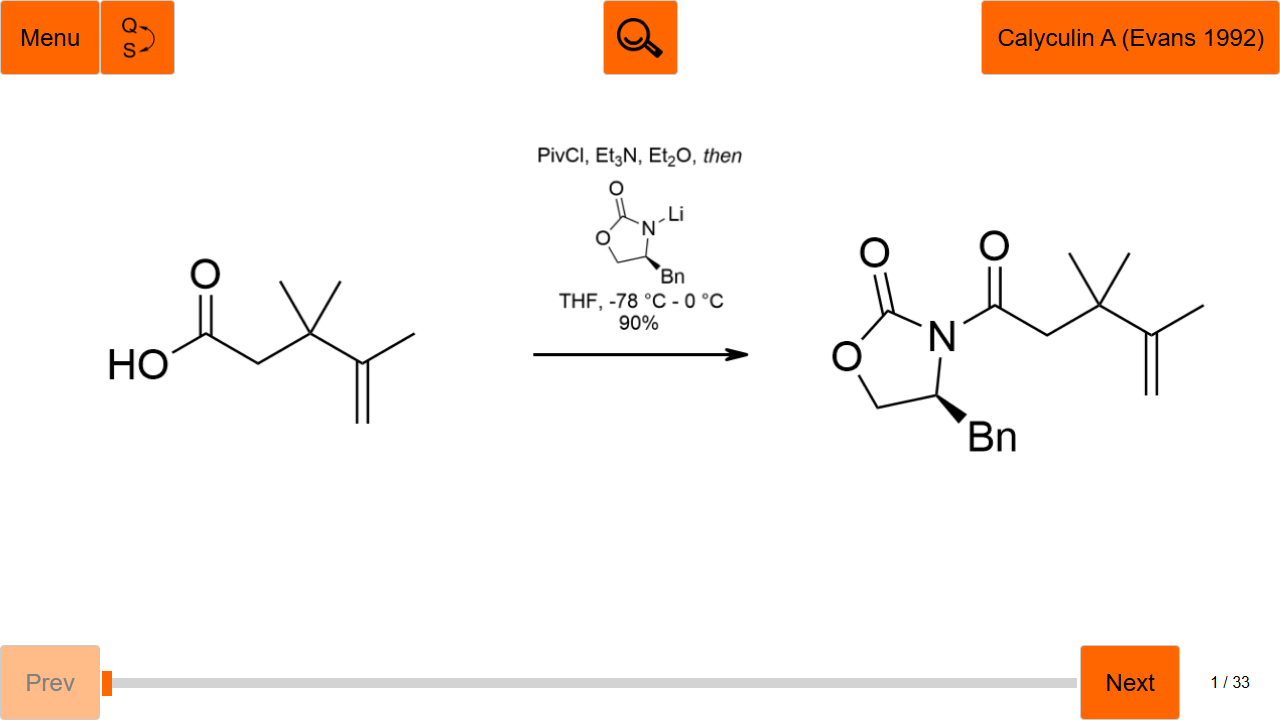
#> input picture example-content/Calyculin A (Evans 1992)/sequence_01.png, 1280 x 720 px
$ python image_splitter.py '../example-content/Calyculin A (Evans 1992)/sequence_01.png' '../example-content/Calyculin A (Evans 1992)/sequence_02.png' '../example-content/Calyculin A (Evans 1992)/sequence_02.png' '../example-content/Calyculin A (Evans 1992)/sequence_02.png'
#> lines starting #> are read from the running program, lines starting #| are printed output that depends on the picture
"""
Image splitter that extracts sections from chemistry reaction screenshots.

1. Removes header and footer (orange UI bars)
2. Splits the content area into Left, Middle, Right along white pixel columns

==============================================================================
CRITICAL RULES - MUST FOLLOW WHEN MODIFYING THIS SCRIPT:
==============================================================================
1. Header and footer detection must ALWAYS be dynamic
2. Scan from top to find where orange header ends
3. Scan from bottom to find where orange footer starts
4. NEVER hardcode pixel positions, heights, or percentages
5. Each image may have different dimensions - detect everything dynamically
6. The only acceptable "constants" are color detection thresholds for orange
==============================================================================
"""

from PIL import Image
import numpy as np
from pathlib import Path
from multiprocessing import Pool
from functools import partial


def is_orange_pixel(pixel) -> bool:
    """Check if a pixel is orange (high R, medium G, low B)."""
    r, g, b = int(pixel[0]), int(pixel[1]), int(pixel[2])
    # Orange has R much higher than B, and G somewhere in between
    return r > 200 and 50 < g < 200 and b < 150


def row_has_orange(row) -> bool:
    """Check if a row has any orange pixels."""
    for pixel in row:
        if is_orange_pixel(pixel):
            return True
    return False


def find_content_bounds(img_array: np.ndarray) -> tuple[int, int]:
    """
    Find the top and bottom bounds of the main content by detecting
    orange UI bars dynamically.

    Scans from top to find where header ends.
    Scans from bottom to find where footer starts.

    Returns (top_y, bottom_y) coordinates.
    """
    height = img_array.shape[0]

    # Find header bottom: scan from top until we pass through orange area
    top_y = 0
    in_header = False
    for y in range(height):
        row = img_array[y]
        if row_has_orange(row):
            in_header = True
            top_y = y + 1  # 1 pixel below this orange row
        elif in_header:
            # We were in header and now hit non-orange, header is done
            break

    # Find footer top: scan from bottom up until we pass through orange area
    bottom_y = height
    in_footer = False
    for y in range(height - 1, -1, -1):
        row = img_array[y]
        if row_has_orange(row):
            in_footer = True
        elif in_footer:
            # We passed through orange footer and hit content area
            bottom_y = y + 1  # Cut 1 pixel above the footer
            break

    return top_y, bottom_y


def is_column_completely_white(img_array: np.ndarray, x: int, threshold: int = 250) -> bool:
    """Check if a column is COMPLETELY white (all pixels white)."""
    col = img_array[:, x]
    return np.all(col > threshold)


def find_white_column_splits(img_array: np.ndarray, threshold: int = 250) -> list[int]:
    """
    Find vertical split points by scanning from center outward.

    Starts at the center pixel and scans:
    - LEFT until finding first completely white column
    - RIGHT until finding first completely white column

    Returns [left_split, right_split] x-coordinates.
    """
    height, width = img_array.shape[:2]
    center = width // 2

    # Scan LEFT from center to find first completely white column
    left_split = None
    for x in range(center, -1, -1):
        if is_column_completely_white(img_array, x, threshold):
            left_split = x
            break

    # Scan RIGHT from center to find first completely white column
    right_split = None
    for x in range(center, width):
        if is_column_completely_white(img_array, x, threshold):
            right_split = x
            break

    # Handle cases where no white column was found
    if left_split is None:
        left_split = width // 3
    if right_split is None:
        right_split = 2 * width // 3

    return [left_split, right_split]


def split_image(image_path: str, output_dir: str = None, verbose: bool = True) -> dict[str, Image.Image]:
    """
    Split an image into Left, Middle, Right sections.

    1. Remove header/footer (orange UI bars)
    2. Split the content area into 3 parts along white vertical lines

    Args:
        image_path: Path to the input image
        output_dir: Optional directory to save the output images
        verbose: Print progress messages

    Returns:
        Dictionary with 'left', 'middle', 'right' keys and PIL Image values
    """
#> called with verbose = True
    img = Image.open(image_path).convert('RGB')
#> img is the input picture: PIL image 1280x720 RGB; mean R, G, B 250.9, 243, 237.8
    img_array = np.array(img)

    height, width = img_array.shape[:2]
#> height = 720; width = 1280

    # Step 1: Find content bounds (remove header/footer)
    top_y, bottom_y = find_content_bounds(img_array)

    # Step 2: Extract content area (full height between header and footer)
    content = img_array[top_y:bottom_y, :]
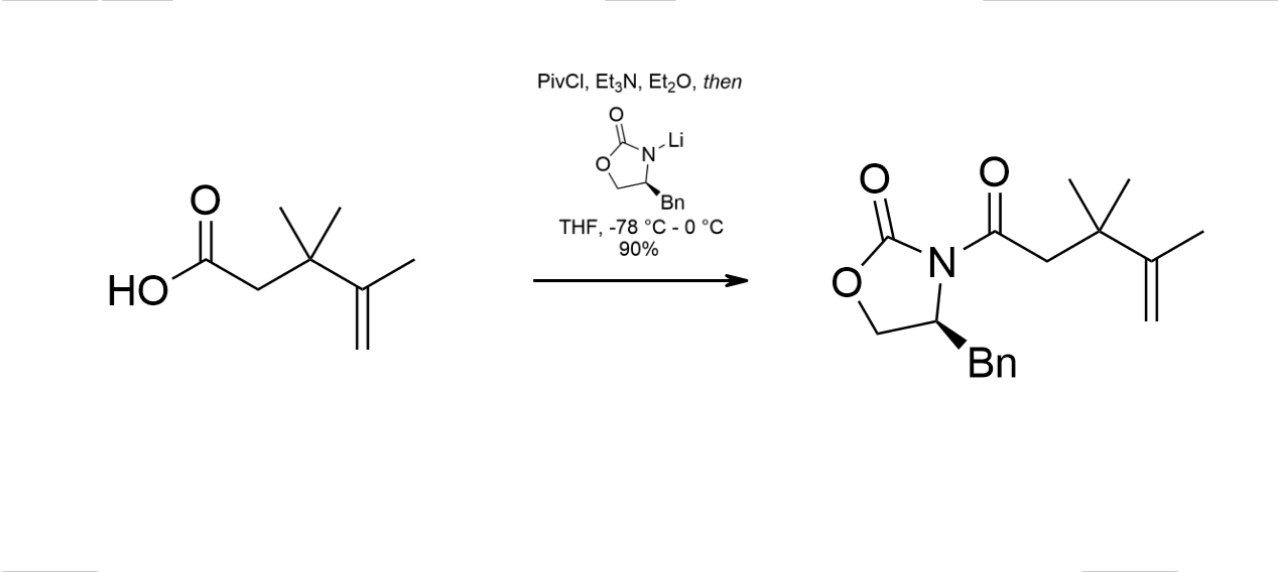
#> content: shape (572, 1280, 3); mean R, G, B 251.5, 251.5, 251.5

    # Step 3: Find white column splits in the content area
    splits = find_white_column_splits(content)

    if verbose:
        print(f"Content bounds: top={top_y}, bottom={bottom_y}")
#| Content bounds: top=74, bottom=646
        print(f"Content area: y={top_y} to {bottom_y}")
#| Content area: y=74 to 646
        print(f"Split points: x={splits}")
#| Split points: x=[532, 749]

    # Step 4: Cut into Left, Middle, Right
    results = {}

    left_img = img.crop((0, top_y, splits[0], bottom_y))
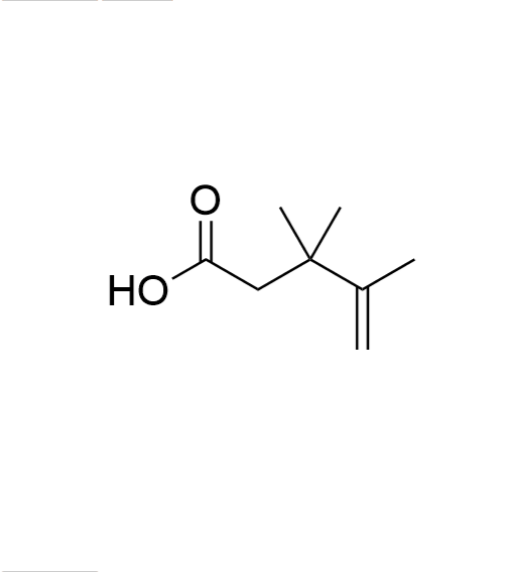
#> left_img: PIL image 532x572 RGB; mean R, G, B 252.9, 252.9, 252.9
    middle_img = img.crop((splits[0], top_y, splits[1], bottom_y))
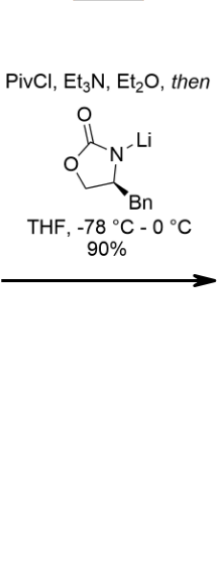
#> middle_img: PIL image 217x572 RGB; mean R, G, B 248.8, 248.8, 248.8
    right_img = img.crop((splits[1], top_y, width, bottom_y))
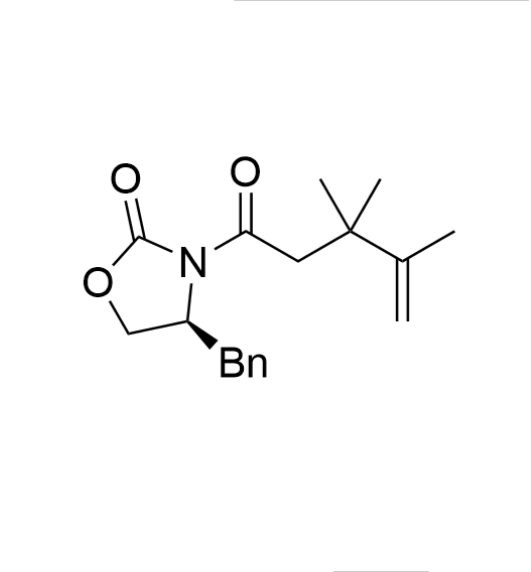
#> right_img: PIL image 531x572 RGB; mean R, G, B 251.2, 251.2, 251.2

    results['left'] = left_img
    results['middle'] = middle_img
    results['right'] = right_img

    # Save if output directory specified
    if output_dir:
        out_path = Path(output_dir)
        out_path.mkdir(parents=True, exist_ok=True)

        stem = Path(image_path).stem
        left_img.save(out_path / f"{stem}_left.png")
        middle_img.save(out_path / f"{stem}_middle.png")
        right_img.save(out_path / f"{stem}_right.png")
        if verbose:
            print(f"Saved to {out_path}")

    return results


# [48 lines left out: functions _process_single_image, process_batch, process_batch_parallel, not called in this run]


if __name__ == "__main__":
    import sys

    if len(sys.argv) < 2:
        print("Usage: python image_splitter.py <image_path> [output_dir]")
        print("       python image_splitter.py --batch <input_dir> <output_dir> [pattern]")
        sys.exit(1)

    if sys.argv[1] == "--batch":
        if len(sys.argv) < 4:
            print("Batch mode requires input_dir and output_dir")
            sys.exit(1)
        pattern = sys.argv[4] if len(sys.argv) > 4 else "*.png"
        process_batch(sys.argv[2], sys.argv[3], pattern)
    else:
        output_dir = sys.argv[2] if len(sys.argv) > 2 else "./output"
        split_image(sys.argv[1], output_dir)

$ run again, on example-content/Calyculin A (Evans 1992)/sequence_03.png
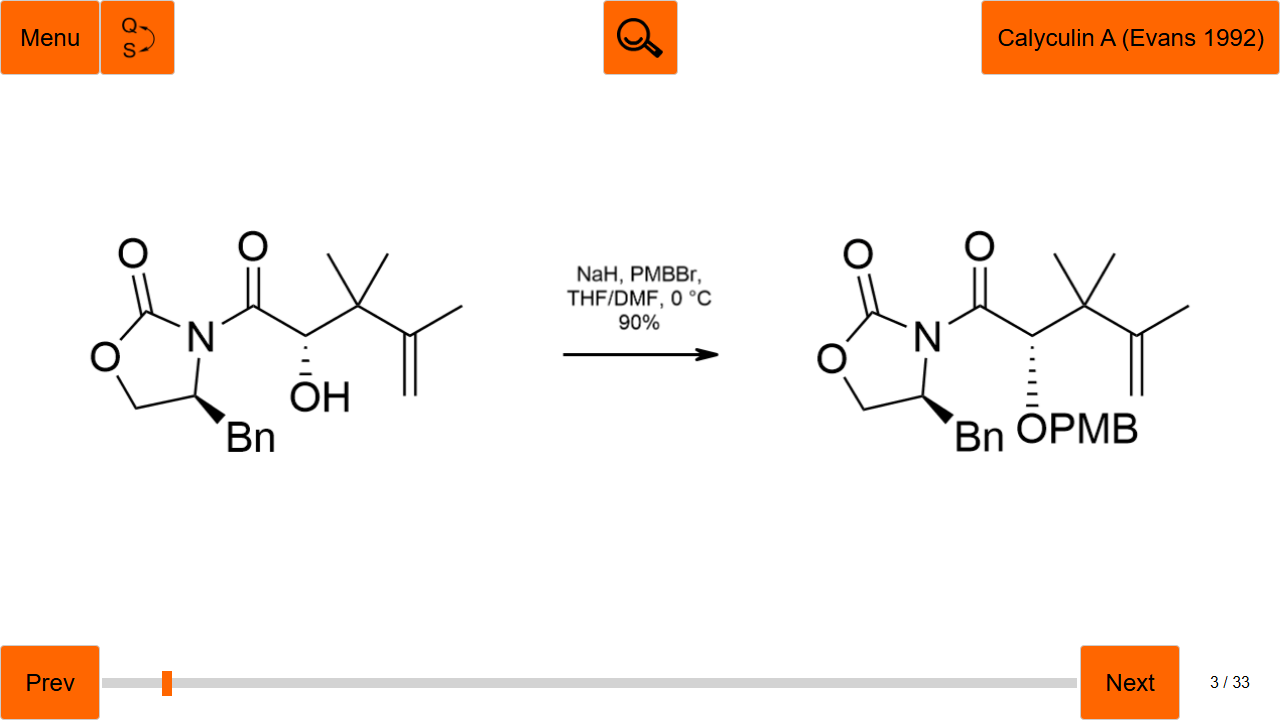
#> input picture example-content/Calyculin A (Evans 1992)/sequence_03.png, 1280 x 720 px
#> in split_image, img is the input picture: PIL image 1280x720 RGB; mean R, G, B 249.9, 241.5, 235.8
#| Content bounds: top=74, bottom=646
#| Content area: y=74 to 646
#| Split points: x=[561, 719]
#> in split_image, `middle_img = img.crop((splits[0], top_y, splits[1], bottom_y))`:
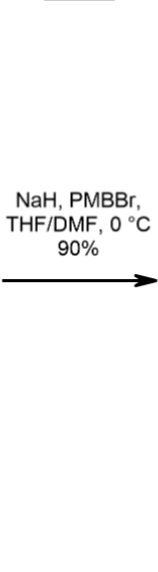
#> middle_img: PIL image 158x572 RGB; mean R, G, B 249.2, 249.2, 249.2
#> in split_image, `right_img = img.crop((splits[1], top_y, width, bottom_y))`:
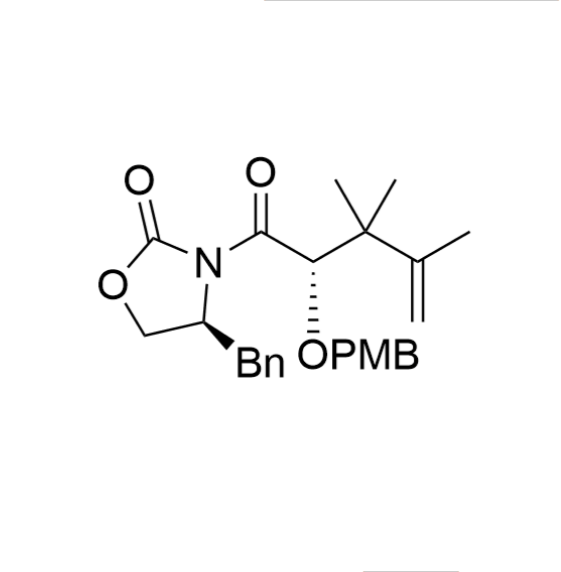
#> right_img: PIL image 561x572 RGB; mean R, G, B 250.2, 250.2, 250.2
